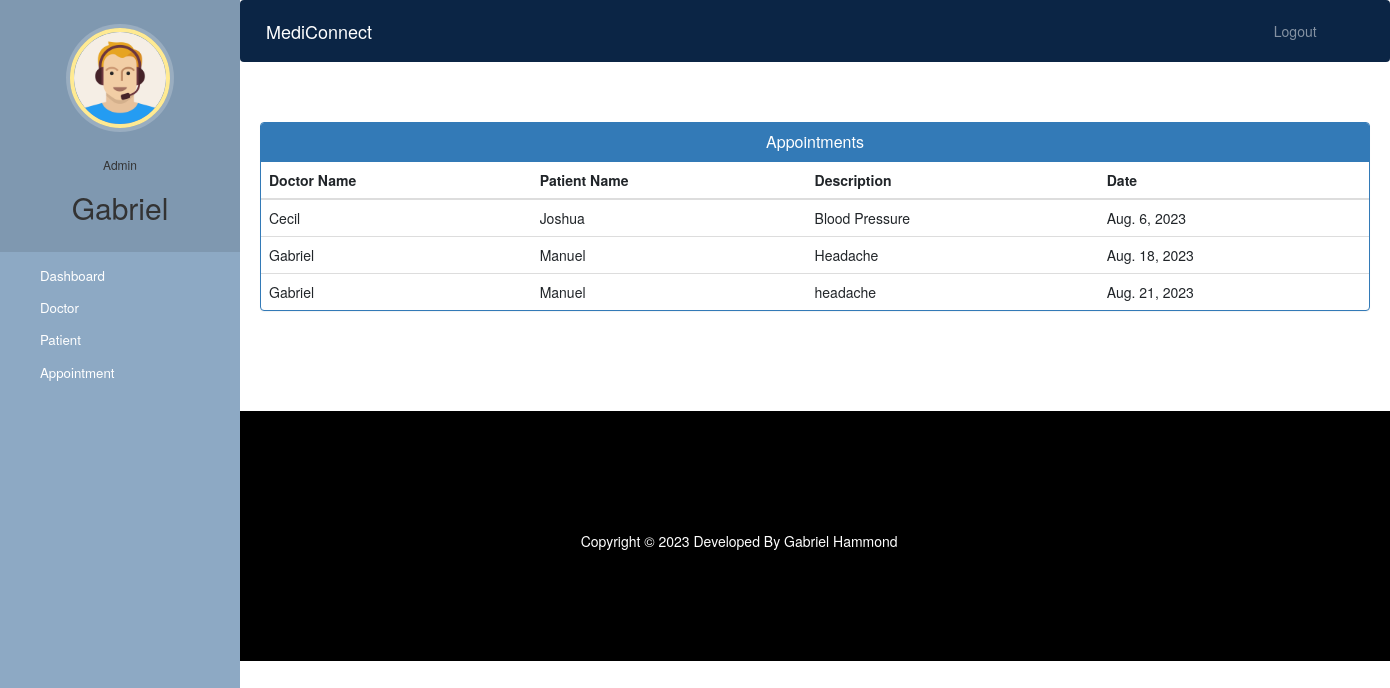
/admin-view-appointment (signed in), run on the app's committed database.
### hospital/models.py (models this page shows)
class Appointment(models.Model):
    patientId=models.PositiveIntegerField(null=True)
    doctorId=models.PositiveIntegerField(null=True)
    patientName=models.CharField(max_length=40,null=True)
    doctorName=models.CharField(max_length=40,null=True)
    appointmentDate=models.DateField(auto_now=True)
    description=models.TextField(max_length=500)
    status=models.BooleanField(default=False)

### hospital/views.py (the view)
# urls.py: path('admin-view-appointment', views.admin_view_appointment_view,
@login_required(login_url='adminlogin')
@user_passes_test(is_admin)
def admin_view_appointment_view(request):
    appointments=models.Appointment.objects.all().filter(status=True)
    return render(request,'hospital/admin_view_appointment.html',{'appointments':appointments})

### hospital/views.py (called while the page is built)
def is_admin(user):
    return user.groups.filter(name='ADMIN').exists()

### templates/hospital/admin_view_appointment.html (shortened to what this page needs)
{% extends 'hospital/admin_base.html' %}
{% block content %}
<head>
  <link href="//netdna.bootstrapcdn.com/bootstrap/3.0.0/css/bootstrap.min.css" rel="stylesheet" id="bootstrap-css">
</head>
<div class="container">
  <div class="panel panel-primary">
    <div class="panel-heading">
      <h6 class="panel-title">Appointments</h6>
    </div>
    <table class="table table-hover" id="dev-table">
      <thead>
        <tr>
          <th>Doctor Name</th>
          <th>Patient Name</th>
          <th>Description</th>
          <th>Date</th>
        </tr>
      </thead>
      {% for a in appointments %}
      <tr>
        <td> {{a.doctorName}}</td>
        <td>{{a.patientName}}</td>
        <td>{{a.description}}</td>
        <td>{{a.appointmentDate}}</td>
      </tr>
      {% endfor %}
    </table>
  </div>
</div>
{% endblock content %}

### templates/hospital/admin_base.html (shortened to what this page needs)
<!DOCTYPE html>
{% load static %}
<html lang="en">
  <head>
    <link
      rel="stylesheet"
      href="https://stackpath.bootstrapcdn.com/bootstrap/4.3.1/css/bootstrap.min.css"
    />
    <link
      rel="stylesheet"
      href="https://maxcdn.bootstrapcdn.com/font-awesome/4.7.0/css/font-awesome.min.css"
    />
    <link rel="stylesheet" href="{% static '/style.css' %}" />
  </head>
  <body>
    <nav class="menu" tabindex="0">
      <header class="avatar">
        <img src="{% static "images/adminpropic.png" %}" />
        <br /><br />
        <h6>Admin</h6>
        <h2>{{request.user.first_name}}</h2>
      </header>
      <ul>
        <li tabindex="0" class="icon-dashboard">
          <a style="color: white; text-decoration: none" href="/admin-dashboard"
            ><span>Dashboard</span></a
          >
        </li>
        <li tabindex="0" class="icon-customers">
          <a style="color: white; text-decoration: none" href="/admin-doctor"
            ><span>Doctor</span></a
          >
        </li>
        <li tabindex="0" class="icon-users">
          <a style="color: white; text-decoration: none" href="/admin-patient"
            ><span>Patient</span></a
          >
        </li>
        <li tabindex="0" class="icon-calendar">
          <a
            style="color: white; text-decoration: none"
            href="/admin-appointment"
            ><span>Appointment</span></a
          >
        </li>
      </ul>
    </nav>
    <main>
      <div class="bs-example">
        <nav
          class="navbar navbar-expand-md navbar-dark fixed-top"
          style="background: #0b2545"
        >
          <a href="/admin-dashboard" class="navbar-brand"
            >MediConnect</a
          >
          <div
            class="collapse navbar-collapse justify-content-between"
            id="navbarCollapse"
          >
            <div class="navbar-nav" style="margin-left: 90%">
              <a href="/logout" class="nav-item nav-link">Logout</a>
            </div>
          </div>
        </nav>
      </div>
      <br /><br />
      {% block content %} {% endblock content %}
      <br /><br /><br /><br />
      <footer>
        <br />
        <div class="container">
          <div class="row">
            <div class="col-md-10 col-sm-10">
              <div style="color: #ffffff" class="wow fadeInUp footer-copyright">
                <p>Copyright &copy; 2023 Developed By Gabriel Hammond</p>
              </div>
            </div>
          </div>
        </div>
      </footer>
    </main>
  </body>
</html>

### static/style.css (style rules this page uses)
body { padding-left: 240px; }
main { position: relative; height: 100vh; }
.menu { background: #5bc995; height: 100vh; width: 240px; position: fixed; top: 0px; left: 0; z-index: 5; outline: none; }
.menu .avatar { background: rgba(0, 0, 0, 0.1); padding: 2em 0.5em; text-align: center; }
.menu .avatar img { width: 100px; border-radius: 50%; overflow: hidden; border: 4px solid #ffea92; box-shadow: 0 0 0 4px rgba(255, 255, 255, 0.2); }
.menu .avatar h2 { font-weight: normal; margin-bottom: 0; }
.menu ul { list-style: none; padding: 0.5em 0; margin: 0; }
.menu ul li { padding: 0.5em 1em 0.5em 3em; font-size: 0.95em; font-weight: regular; background-repeat: no-repeat; background-position: left 15px center; background-size: auto 20px; transition: all 0.15s linear; cursor: pointer; }
.menu ul li.icon-dashboard { background-image: url("http://www.entypo.com/images//gauge.svg"); }
.menu ul li.icon-customers { background-image: url("http://www.entypo.com/images//briefcase.svg"); }
.menu ul li.icon-users { background-image: url("http://www.entypo.com/images//users.svg"); }
.menu ul li.icon-calendar { background-image: url("http://www.entypo.com/images//calendar.svg"); }

### templates/hospital/admin_base.html (style rules this page uses)
a:link { text-decoration: none; }
a { color: white; }
footer { padding: 0px 0px 0px 0px; background-color: black; margin: 0px; }
p { text-align: center; }
body { padding-left: 240px; }
main { position: relative; height: 100vh; }
.menu { background: #8da9c4; height: 100vh; width: 240px; position: fixed; top: 0px; left: 0; z-index: 5; outline: none; }
.menu .avatar { background: rgba(0, 0, 0, 0.1); padding: 2em 0.5em; text-align: center; }
.menu .avatar img { width: 100px; border-radius: 50%; overflow: hidden; border: 4px solid #ffea92; box-shadow: 0 0 0 4px rgba(255, 255, 255, 0.2); }
.menu .avatar h2 { font-weight: normal; margin-bottom: 0; }
.menu ul { list-style: none; padding: 0.5em 0; margin: 0; }
.menu ul li { padding: 0.5em 1em 0.5em 3em; font-size: 0.95em; font-weight: regular; background-repeat: no-repeat; background-position: left 15px center; background-size: auto 20px; transition: all 0.15s linear; cursor: pointer; }
.menu ul li.icon-dashboard { background-image: url("http://www.entypo.com/images//gauge.svg"); }
.menu ul li.icon-customers { background-image: url("http://www.entypo.com/images//briefcase.svg"); }
.menu ul li.icon-users { background-image: url("http://www.entypo.com/images//users.svg"); }
.menu ul li.icon-calendar { background-image: url("http://www.entypo.com/images//calendar.svg"); }

### templates/hospital/admin_view_appointment.html (style rules this page uses)
a:link { text-decoration: none; }
h6 { text-align: center; }
.row { margin: 100px; }

### data on the page
Appointment: doctorName "Cecil", patientName "Joshua", description "Blood Pressure", appointmentDate "Aug. 6, 2023"
Appointment: doctorName "Gabriel", patientName "Manuel", description "Headache", appointmentDate "Aug. 18, 2023"
Appointment: doctorName "Gabriel", patientName "Manuel", description "headache", appointmentDate "Aug. 21, 2023"

### other printed values
{{ request.user.first_name }} "Gabriel"
